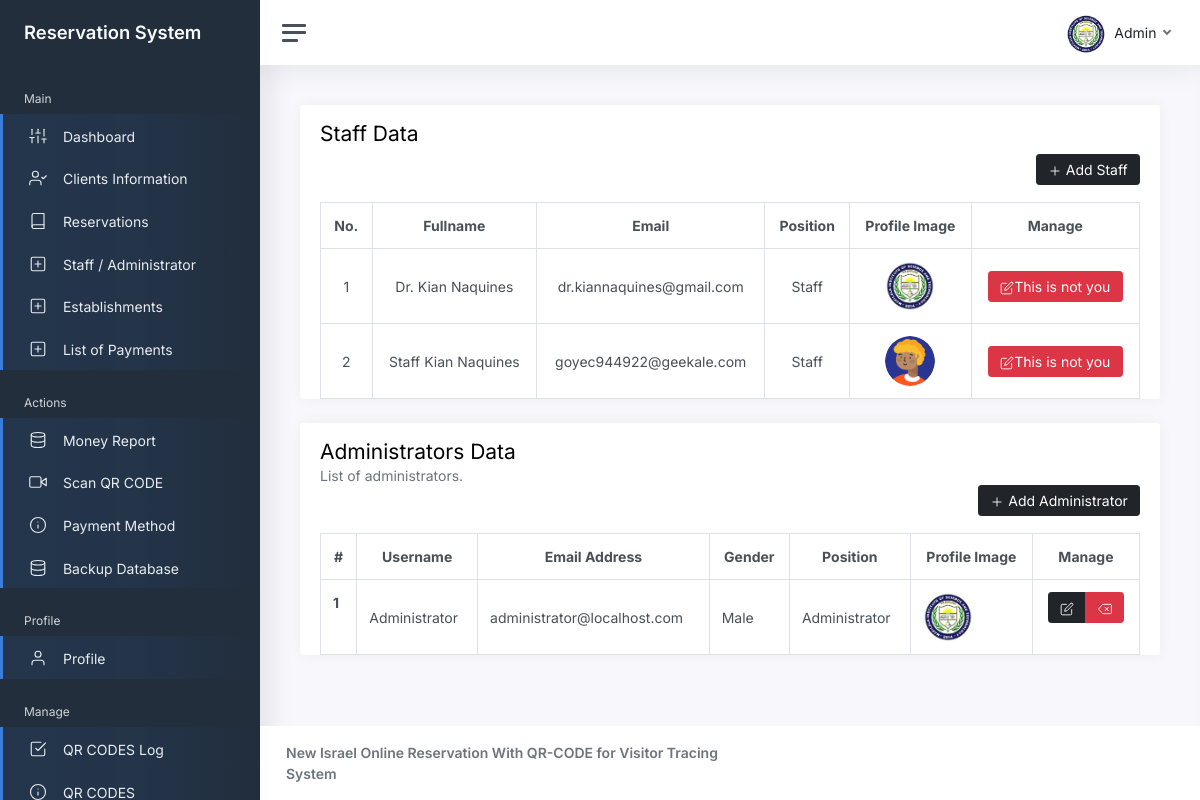
Screenshot of /admin/staff.php (signed in) with the database file from the repository.
### tables this page shows
CREATE TABLE `advance_user` (
  `advance_user_id` int(11) NOT NULL,
  `advance_user_name` varchar(255) NOT NULL,
  `advance_user_email` varchar(255) NOT NULL,
  `gender` varchar(100) NOT NULL,
  `advance_user_role` varchar(255) NOT NULL,
  `advance_user_password` varchar(255) NOT NULL,
  `profile_image` varchar(255) NOT NULL,
  `verified` int(11) NOT NULL,
  `advance_user_created` datetime(6) NOT NULL
);

### admin/src/validation_loggedin.php (called while the page is built, shortened)
<?php
	require_once '../src/token.php';
	if($_SESSION['token'] != $token){
		header('location: index?error=You must login first.');
		session_unset();
		session_destroy();
		exit();
	}elseif ($_SESSION['advance_user_loggedin'] !== TRUE) {
		header('location: index?error=You must login first.');
		session_unset();
		session_destroy();
		exit();
	}else if(empty($_SESSION['token']) AND empty($_SESSION['token']) AND empty($_SESSION['client_email']) AND empty($_SESSION['client_role']) ){
		header('location: index?error=You must login first.');
		session_unset();
		session_destroy();
		exit();
	}else{
		$id         = htmlspecialchars($_SESSION['advance_user_id']);
		$username   = htmlspecialchars($_SESSION['advance_user_name']);
		$role       = htmlspecialchars($_SESSION['advance_user_role']);
	}
?>

### admin/staff.php (the view, shortened to what this page needs)
<?php include "src/validation_loggedin.php"; ?>
<!DOCTYPE html>
<html lang="en">
<head>
	<link href="css/app.css" rel="stylesheet">
	<link rel="stylesheet" type="text/css" href="https://cdn.datatables.net/v/bs5/jszip-2.5.0/dt-1.11.2/b-2.0.0/b-colvis-2.0.0/b-html5-2.0.0/b-print-2.0.0/datatables.min.css"/>
</head>
<body>
	<div class="wrapper">
		<?php include "includes/sidebar.php"; ?>
		<div class="main">
		<?php include "includes/navbar.php"; ?>
			<main class="content">
				<div class="container-fluid p-0">
					<div class="card">
					<div class="card-header">
						<h3>Staff Data</h3>
						<div align="right">
							<?php
								if($_SESSION['advance_user_role'] == "2"){
									echo '<a href="#" class="btn btn-danger"><i class="align-middle text-white" data-feather="plus"></i> Not Authorize</a>';
								}else{
									echo '<a href="add_staff?page=add_staff" class="btn btn-dark"><i class="align-middle text-white" data-feather="plus"></i> Add Staff</a>';
								}
							?>
						</div>
					</div>
                        <div class="card-body py-0">
                        	 <div class="row">
                            <div class="col-md-12 w-100 table-responsive">
                            <table class="table table-bordered my-0" id="doctor">
                                    <thead>
                                        <tr class="text-center">
											<th>No.</th>
                                            <th>Fullname</th>
                                            <th>Email</th>
                                            <th>Position</th>
											<th>Profile Image</th>
                                            <th>Manage</th>
                                        </tr>
                                    </thead>
                                    <tbody>
                                        <?php
										$getdoc = $conn->prepare("SELECT * FROM advance_user WHERE advance_user_role = '2'");
										$getdoc->execute();
										$result = $getdoc->get_result();
										$i = 1;
										while ($row = $result->fetch_assoc()) {
											echo '
											<tr class="text-center">
											<td>'.$i++.'</td>
                                            <td>'.$row['advance_user_name'].'</td>
                                            <td>'.$row['advance_user_email'].'</td>
                                            <td>Staff</td>
											<td class="text-center"><img src="'.$row['profile_image'].'" class="rounded-circle" width="50" ></td>
                                            <td>';
												if($_SESSION['advance_user_id'] != $row['advance_user_id']){
													echo '<a href="#not_you" class="btn btn-danger" id="update"><i class="align-middle text-white" data-feather="edit"></i>This is not you</a>';
												}else{
													echo '<a href="update_staff?doctor='.$row['advance_user_id'].'&&charset='.md5($row['advance_user_id']).'" class="btn btn-dark" id="update"><i class="align-middle text-white" data-feather="edit"></i></a>';
												}
                                            echo '</td>
                                        </tr>
											';
										}
										?>
                                    </tbody>
                                </table>
                            </div>
                        </div>
                        </div>
                    </div>
					<div class="card">
					<div class="card-header">
						<h3>Administrators Data</h3>
						<h6 class="card-subtitle text-muted">List of administrators.</h6>
						<div align="right">
							<?php
							if($role == "1"){
								echo '<a href="add_administrator?page=add_administrator" class="btn btn-dark"><i class="align-middle text-white" data-feather="plus"></i> Add Administrator</a>';
							}else{
								echo '<a href="#need_administrator_prevelage" class="btn btn-dark"><i class="align-middle text-white" data-feather="x"></i> Not Authorize</a>';
							}
							?>
						</div>
					</div>
					<div class="card-body py-0">
						<div class="table-responsive">
						<table class="table table-bordered mb-0" id="administrator">
							<thead>
								<tr class="text-center">
									<th scope="col">#</th>
									<th scope="col">Username</th>
									<th scope="col">Email Address</th>
									<th scope="col">Gender</th>
									<th scope="col">Position</th>
									<th scope="col">Profile Image</th>
									<th scope="col">Manage</th>
								</tr>
							</thead>
							<tbody>
								<?php
								$position = "1";
								$query = $conn->prepare("SELECT * FROM advance_user WHERE advance_user_role = ? AND advance_user_id != ?");
								$query->bind_param("ss",$position,$id);
								$query->execute();
								$result = $query->get_result();
								if($result->num_rows > 0){
									while ($admin = $result->fetch_assoc()) {
										echo '
											<tr>
												<th scope="row">'.$position++.'</th>
												<td>'.$admin['advance_user_name'].'</td>
												<td>'.$admin['advance_user_email'].'</td>
												<td>'.$admin['gender'].'</td>
												<td>Administrator</td>
												<td><img src="'.$admin['profile_image'].'" class="rounded-circle" width="50" ></td>
												<th class="align-items-center justify-content-center text-center">';
													if($role == "1"){
														echo '<div class="btn-group">
														<a href="update_admin?id='.$admin['advance_user_id'].'" class="btn btn-dark" id="update"><i class="align-middle text-white" data-feather="edit"></i></a>
														<button class="btn btn-danger" id="delete_admin" data-id="'.$admin['advance_user_id'].'"><i class="align-middle text-white" data-feather="delete"></i></button>
													</div>';
													}else{
														echo '<button class="btn btn-danger" data-id="'.$admin['advance_user_id'].'"><i class="align-middle text-white" data-feather="x"></i> You are not authorize</button>';
													}
												echo '</th>
											</tr>';
									}
								}
								?>
							</tbody>
						</table>
					</div>
					</div>
				</div>
				</div>
			</main>
			<?php include "includes/footer.php"; ?>
		</div>
	</div>
</body>
</html>

### admin/includes/sidebar.php
<nav id="sidebar" class="sidebar">
			<div class="sidebar-content js-simplebar">
				<a class="sidebar-brand" href="dashboard.php">
          <span class="align-middle">Reservation System</span>
        </a>
				<ul class="sidebar-nav">
					<li class="sidebar-header">
						Main
					</li>
					<li class="sidebar-item active">
						<a class="sidebar-link" href="dashboard?page=dashboard">
              <i class="align-middle" data-feather="sliders"></i> <span class="align-middle">Dashboard</span>
            </a>
					</li>
					<?php
						if($_SESSION['advance_user_role'] == "2"){
							echo '';
						}else{
							echo '<li class="sidebar-item active">
							<a class="sidebar-link" href="clients?page=client">
				  <i class="align-middle" data-feather="user-check"></i> <span class="align-middle"> Clients Information</span>
				</a>
						</li>';
						}
					?>
					<li class="sidebar-item active">
						<a class="sidebar-link" href="appointments?page=reservation">
              <i class="align-middle" data-feather="book"></i> <span class="align-middle">Reservations</span>
            </a>
					</li>
					<?php
						if($_SESSION['advance_user_role'] == "2"){
							echo '';
						}else{
							echo '<li class="sidebar-item active">
						<a class="sidebar-link" href="staff?page=staff">
              <i class="align-middle" data-feather="plus-square"></i> <span class="align-middle">Staff / Administrator</span>
            </a>
					</li>';
						}
					?>
					<?php
						if($_SESSION['advance_user_role'] == "2"){
							echo '';
						}else{
							echo '<li class="sidebar-item active">
						<a class="sidebar-link" href="establishments?page=establishments">
              <i class="align-middle" data-feather="plus-square"></i> <span class="align-middle">Establishments</span>
            </a>
					</li>';
						}
					?>
					<?php
						if($_SESSION['advance_user_role'] == "2"){
							echo '';
						}else{
							echo '<li class="sidebar-item active">
						<a class="sidebar-link" href="list_payment?page=list_payment">
              <i class="align-middle" data-feather="plus-square"></i> <span class="align-middle">List of Payments</span>
            </a>
					</li>';
						}
					?>
					<li class="sidebar-header">
						Actions
					</li>
					<?php
						if($_SESSION['advance_user_role'] == "2"){
							echo '';
						}else{
							echo '<li class="sidebar-item active">
						<a class="sidebar-link" href="money_report?page=money_report">
              <i class="align-middle" data-feather="database"></i> <span class="align-middle">Money Report</span>
            </a>
					</li>';
						}
					?>
					<li class="sidebar-item active">
						<a class="sidebar-link" href="scan?page=scan">
              <i class="align-middle" data-feather="video"></i> <span class="align-middle">Scan QR CODE</span>
            </a>
					</li>
					<li class="sidebar-item active">
						<a class="sidebar-link" href="pay?page=pay">
              <i class="align-middle" data-feather="info"></i> <span class="align-middle">Payment Method</span>
            </a>
					</li>
					<?php
						if($_SESSION['advance_user_role'] == "2"){
							echo '';
						}else{
							echo '<li class="sidebar-item active">
						<a class="sidebar-link" href="backup?page=backup_data">
              <i class="align-middle" data-feather="database"></i> <span class="align-middle">Backup Database</span>
            </a>
					</li>';
						}
					?>
					<li class="sidebar-header">
						Profile
					</li>
					<li class="sidebar-item active">
						<a class="sidebar-link" href="profile?page=profile">
              <i class="align-middle" data-feather="user"></i> <span class="align-middle">Profile</span>
            </a>
					</li>
					<?php
						if($_SESSION['advance_user_role'] == "2"){
							echo '';
						}else{
							echo '
								<li class="sidebar-header">
						Manage
					</li>
							<li class="sidebar-item active">
						<a class="sidebar-link" href="log?page=log">
              <i class="align-middle" data-feather="check-square"></i> <span class="align-middle">QR CODES Log</span>
            </a>
					</li>
					<li class="sidebar-item active">
						<a class="sidebar-link" href="qrcodes?page=qrcodes">
              <i class="align-middle" data-feather="info"></i> <span class="align-middle">QR CODES</span>
            </a>
					</li>
					<li class="sidebar-item active">
						<a class="sidebar-link" href="messages?page=messages">
              <i class="align-middle" data-feather="plus-square"></i> <span class="align-middle">Messages</span>
            </a>
					</li>';
						}
					?>
				</ul>
			</div>
		</nav>

### admin/includes/navbar.php (shortened to what this page needs)
<nav class="navbar navbar-expand navbar-light navbar-bg">
    <a class="sidebar-toggle d-flex">
        <i class="hamburger align-self-center"></i>
    </a>
    <div class="navbar-collapse collapse">
        <ul class="navbar-nav navbar-align">
            <li class="nav-item dropdown">
                <?php
							$getprofileimage = mysqli_query($conn,"SELECT profile_image FROM advance_user WHERE advance_user_id = '$id' LIMIT 1");
							while($getimage = mysqli_fetch_assoc($getprofileimage)){
									echo '
									<a class="nav-link dropdown-toggle d-none d-sm-inline-block" href="#" data-bs-toggle="dropdown">
										<img src="'.$getimage["profile_image"].'" class="avatar img-fluid rounded-circle me-1" alt="'.$username.'" /> <span class="text-dark">'.$username.'</span>
									</a>';
							}
						?>
            </li>
        </ul>
    </div>
</nav>

### admin/includes/footer.php
<footer class="footer">
    <div class="container-fluid">
        <div class="row text-muted">
            <div class="col-6 text-start">
                <p class="mb-0">
                    <a href="index.html" class="text-muted"><strong>New Israel Online Reservation With QR-CODE for Visitor Tracing System</strong></a>
                </p>
            </div>
        </div>
    </div>
</footer>

### rows the page displays
advance_user: profile_image (picture)
advance_user: advance_user_name "Dr. Kian Naquines", advance_user_email "dr.kiannaquines@gmail.com", profile_image (picture), shows "This is not you"
advance_user: advance_user_name "Staff Kian Naquines", advance_user_email "goyec944922@geekale.com", profile_image (picture), shows "This is not you"
advance_user: advance_user_name "Administrator", advance_user_email "administrator@localhost.com", gender "Male", profile_image (picture)
